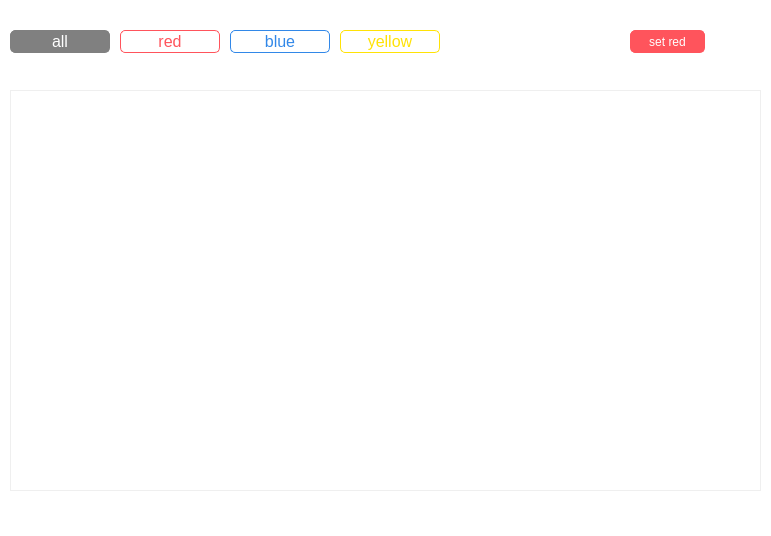
<?xml version="1.0" encoding="UTF-8"?>
<ui version="4.0">
 <class>MainWindow</class>
 <widget class="QMainWindow" name="MainWindow">
  <property name="geometry">
   <rect>
    <x>0</x>
    <y>0</y>
    <width>771</width>
    <height>536</height>
   </rect>
  </property>
  <property name="windowTitle">
   <string>MainWindow</string>
  </property>
  <property name="styleSheet">
   <string notr="true"/>
  </property>
  <widget class="QWidget" name="centralWidget">
   <property name="styleSheet">
    <string notr="true">QWidget#centralWidget{
background-color: white;
}</string>
   </property>
   <widget class="QListView" name="listView">
    <property name="geometry">
     <rect>
      <x>10</x>
      <y>90</y>
      <width>751</width>
      <height>401</height>
     </rect>
    </property>
    <property name="styleSheet">
     <string notr="true">QListView {
   background-color: transparent;
	border:1px solid #EFEFEF;
}

</string>
    </property>
    <property name="verticalScrollBarPolicy">
     <enum>Qt::ScrollBarAsNeeded</enum>
    </property>
    <property name="horizontalScrollBarPolicy">
     <enum>Qt::ScrollBarAsNeeded</enum>
    </property>
    <property name="editTriggers">
     <set>QAbstractItemView::NoEditTriggers</set>
    </property>
    <property name="selectionMode">
     <enum>QAbstractItemView::MultiSelection</enum>
    </property>
   </widget>
   <widget class="QPushButton" name="redBtn">
    <property name="geometry">
     <rect>
      <x>120</x>
      <y>30</y>
      <width>100</width>
      <height>23</height>
     </rect>
    </property>
    <property name="font">
     <font>
      <pointsize>12</pointsize>
     </font>
    </property>
    <property name="styleSheet">
     <string notr="true">QPushButton#redBtn{
background:white;
border:1px solid rgb(255, 84, 92);
border-radius:5px;
padding:2px 4px;
color:rgb(255, 84, 92);
}

QPushButton#redBtn:checked{
background:rgb(255, 84, 92);
color:white;
}</string>
    </property>
    <property name="text">
     <string>red</string>
    </property>
    <property name="checkable">
     <bool>true</bool>
    </property>
    <property name="checked">
     <bool>false</bool>
    </property>
   </widget>
   <widget class="QPushButton" name="blueBtn">
    <property name="geometry">
     <rect>
      <x>230</x>
      <y>30</y>
      <width>100</width>
      <height>23</height>
     </rect>
    </property>
    <property name="font">
     <font>
      <pointsize>12</pointsize>
     </font>
    </property>
    <property name="styleSheet">
     <string notr="true">QPushButton#blueBtn{
background:white;
border:1px solid #3288E8;
border-radius:5px;
padding:2px 4px;
color:#3288E8;
}

QPushButton#blueBtn:checked{
background:#3288E8;
color:white;
}</string>
    </property>
    <property name="text">
     <string>blue</string>
    </property>
    <property name="checkable">
     <bool>true</bool>
    </property>
   </widget>
   <widget class="QPushButton" name="yellowBtn">
    <property name="geometry">
     <rect>
      <x>340</x>
      <y>30</y>
      <width>100</width>
      <height>23</height>
     </rect>
    </property>
    <property name="font">
     <font>
      <pointsize>12</pointsize>
     </font>
    </property>
    <property name="styleSheet">
     <string notr="true">QPushButton#yellowBtn{
background:white;
border:1px solid rgb(255, 226, 6);
border-radius:5px;
padding:2px 4px;
color:rgb(255, 226, 6);
}

QPushButton#yellowBtn:checked{
background:rgb(255, 226, 6);
color:white;
}</string>
    </property>
    <property name="text">
     <string>yellow</string>
    </property>
    <property name="checkable">
     <bool>true</bool>
    </property>
   </widget>
   <widget class="QPushButton" name="allBtn">
    <property name="geometry">
     <rect>
      <x>10</x>
      <y>30</y>
      <width>100</width>
      <height>23</height>
     </rect>
    </property>
    <property name="font">
     <font>
      <pointsize>12</pointsize>
     </font>
    </property>
    <property name="styleSheet">
     <string notr="true">QPushButton#allBtn{
background:white;
border:1px solid gray;
border-radius:5px;
padding:2px 4px;
color:gray;
}

QPushButton#allBtn:checked{
background:gray;
color:white;
}</string>
    </property>
    <property name="text">
     <string>all</string>
    </property>
    <property name="checkable">
     <bool>true</bool>
    </property>
    <property name="checked">
     <bool>true</bool>
    </property>
   </widget>
   <widget class="QPushButton" name="setRedBtn">
    <property name="geometry">
     <rect>
      <x>630</x>
      <y>30</y>
      <width>75</width>
      <height>23</height>
     </rect>
    </property>
    <property name="styleSheet">
     <string notr="true">QPushButton#setRedBtn{
border:1px solid rgb(255, 84, 92);
border-radius:5px;
padding:2px 4px;
background:rgb(255, 84, 92);
color:white;
}</string>
    </property>
    <property name="text">
     <string>set red</string>
    </property>
   </widget>
  </widget>
 </widget>
 <layoutdefault spacing="6" margin="11"/>
 <resources/>
 <connections/>
</ui>
